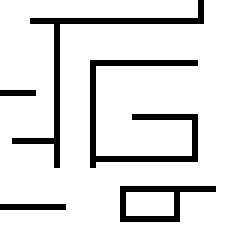
#> input picture week3/map.png, 40 x 40 px, found by its file name (shown 6 times larger)
$ python graph_search.py
#> lines starting #> are read from the running program, lines starting #| are printed output that depends on the picture; after the words box and inside, x2 and y2 are one past the last pixel; in counts of white or black regions, pixels touching at a corner belong together
# -*- codi utf-8 -*-
"""
Code to get started exploring graph search.
"""

import numpy as np
import matplotlib.pyplot as plt

# Convert an rgb image to greyscale
def rgb2gray(rgb):
    return np.dot(rgb[...,:3], [0.299, 0.587, 0.114])

# Read in the map and return it as a 2d array where 1 is clear and 0 is occupied
def read_world_image(path):
    img = plt.imread(path)
#> img is the input picture: shape (40, 40, 4) float32; mean R, G, B, A 0.886, 0.886, 0.886, 1
    return rgb2gray(img)
#> in rgb2gray, `return np.dot(rgb[...,:3], [0.299, 0.587, 0.114])`: returned value: shape (40, 40) float64; values 0 (black) and 1 (white), 88.6% white; black in thin lines or dots, all inside (x1, y1, x2, y2) = (0, 0, 36, 37)

def plot_results(world, path, explored_cells):
    fig, ax = plt.subplots()
    ax.imshow(world, cmap = plt.get_cmap('gray'))
    ax.plot(path, '-.', linewidth=2, color='firebrick')
    ax.plot(explored_cells, '*', color='blue')
    plt.title('TITLE HERE')
    plt.xlabel('X LABEL')
    plt.ylabel('Y LABEL')


def plan_path(world):
    # Path planner code goes here.

    # path should be an array of the form [[x1, y1], .. [xn, yn]]
    # containing the path produced by your planner.
    path = [[1, 2], [2, 3], [3, 4]] # dummy example

    # explored_cells should an array of the form [[x1, y1], .. [xn, yn]]
    # containing the indices of all cells explored by the planner.
    explored_cells = [[1, 3], [6, 3], [10, 4]] # dummy example

    return (path, explored_cells)

# Read the map
# Replace the file path with the location on your computer where you saved the map
file_path = '/Users/daniel.grieneisen/Documents/teaching/rbot205/week3/map.png'
world = read_world_image(file_path)

## Plan a path
(path, explored_cells) = plan_path(world)
#> path = [[1, 2], [2, 3], [3, 4]]; explored_cells = [[1, 3], [6, 3], [10, 4]]

plot_results(world, path, explored_cells)
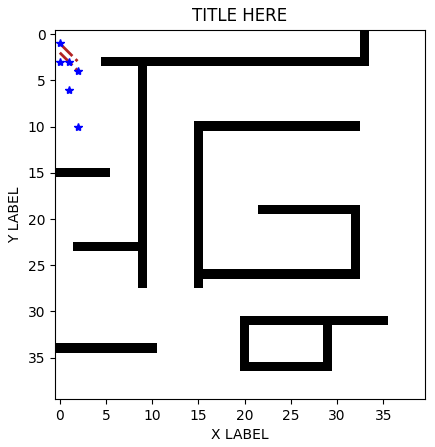
#> figure drawn by matplotlib, 1 panel
